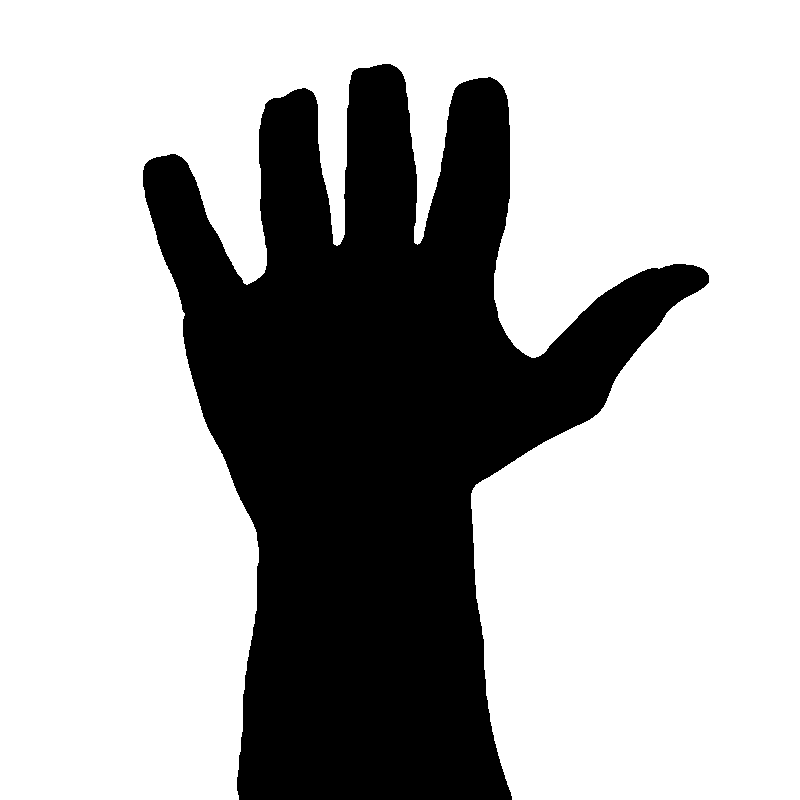
#> input picture data/procesadas/mano-abierta_mask.png, 800 x 800 px
$ jupyter execute extracionCaracteristicas.ipynb   (older library calls are emulated)
#> lines starting #> are read from the running program, lines starting #| are printed output that depends on the picture; after the words box and inside, x2 and y2 are one past the last pixel; in counts of white or black regions, pixels touching at a corner belong together
import cv2
import matplotlib.pyplot as plt
import numpy as np
import os
import pandas as pd
from skimage.feature import local_binary_pattern, graycomatrix, graycoprops

# Rutas y lista
os.makedirs('data/caracteristicas', exist_ok=True)
os.makedirs('data/caracteristicas/texturas', exist_ok=True)

imagenes = ['data/procesadas/mano-abierta_mask.png', 'data/procesadas/mano-cerrada_mask.png']
all_metrics = []

metrics_csv = 'data/caracteristicas/metrics.csv'

# helper para guardar una fila de métricas de forma segura (añade header si no existe)
def save_metrics_row(row_dict):
    df_row = pd.DataFrame([row_dict])
    write_header = not os.path.exists(metrics_csv)
    df_row.to_csv(metrics_csv, mode='a', header=write_header, index=False)

for imagen in imagenes:
    img_name = os.path.splitext(os.path.basename(imagen))[0]

    img = cv2.imread(imagen, cv2.IMREAD_GRAYSCALE)
    if img is None:
        print(f"No se pudo leer la imagen '{imagen}'")
        continue

    # LBP
    lbp = local_binary_pattern(img, P=8, R=1, method='uniform')

    # GLCM
    glcm = graycomatrix(img, distances=[1], angles=[0], symmetric=True, normed=True)

    contrast = graycoprops(glcm, 'contrast')[0, 0]
    homogeneity = graycoprops(glcm, 'homogeneity')[0, 0]
    energy = graycoprops(glcm, 'energy')[0, 0]
    correlation = graycoprops(glcm, 'correlation')[0, 0]

    metrics = {
        'Imagen': img_name,
        'Contraste': contrast,
        'Homogeneidad': homogeneity,
        'Energía': energy,
        'Correlación': correlation,
        'Ancho': img.shape[1],
        'Alto': img.shape[0]
    }

    all_metrics.append((img, metrics))

    # Guardar fila de texturas en CSV
    row = {
        'Imagen': img_name,
        'Metodo': 'GLCM',
        'Píxeles_Borde': np.nan,
        'Porcentaje_Borde': np.nan,
        'Intensidad_Media': np.nan,
        'Desviación_Estándar': np.nan,
        'Contraste': contrast,
        'Homogeneidad': homogeneity,
        'Energía': energy,
        'Correlación': correlation,
        'Ancho': img.shape[1],
        'Alto': img.shape[0]
    }
    save_metrics_row(row)

# Mostrar imágenes y métricas
for idx, (img, metrics) in enumerate(all_metrics):
    plt.figure(figsize=(10, 5))

    # Mostrar imagen
    plt.subplot(1, 2, 1)
    plt.imshow(img, cmap='gray', vmin=0, vmax=255)
    plt.title(f"Imagen {idx + 1}")
    plt.axis('off')

    # Mostrar métricas
    plt.subplot(1, 2, 2)
    plt.axis('off')
    metric_text = "\n".join([f"{key}: {value:.4f}" if isinstance(value, float) else f"{key}: {value}" for key, value in metrics.items()])
    plt.text(0.5, 0.5, metric_text, fontsize=12, ha='center', va='center')

    plt.tight_layout()

    # Guardar figura comparativa
    output_path = os.path.join('data/caracteristicas/texturas', f"{metrics['Imagen']}_texturas.png")
    plt.savefig(output_path, dpi=150, bbox_inches='tight')
    plt.show()

    print(f"\n✓ Procesamiento de texturas completado para {metrics['Imagen']}")
    print(f"  - Resultados guardados en: {output_path}")

[cell 1]
import cv2
import matplotlib.pyplot as plt
import numpy as np
import os
import pandas as pd
from skimage.feature import local_binary_pattern, graycomatrix, graycoprops

# Rutas y lista
os.makedirs('data/caracteristicas', exist_ok=True)
os.makedirs('data/caracteristicas/texturas', exist_ok=True)

imagenes = ['data/procesadas/mano-abierta_mask.png', 'data/procesadas/mano-cerrada_mask.png', 'data/procesadas/mano-pulgar_mask.png']
all_metrics = []

for imagen in imagenes:
    img_name = os.path.splitext(os.path.basename(imagen))[0]

    img = cv2.imread(imagen, cv2.IMREAD_GRAYSCALE)
#> img: shape (800, 800); 68.7% white; 1 black region, box (x1, y1, x2, y2) and area: (143, 64, 709, 800) 200576
    if img is None:
        print(f"No se pudo leer la imagen '{imagen}'")
        continue

    # LBP
    lbp = local_binary_pattern(img, P=8, R=1, method='uniform')
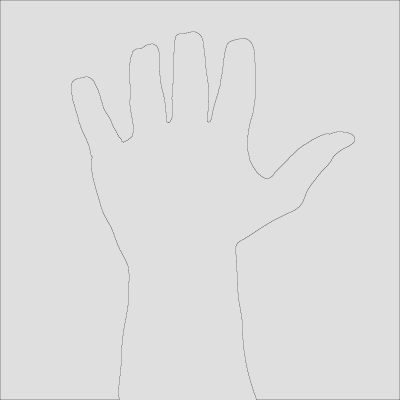
#> lbp: shape (800, 800) float64 (shown at 1/2 size); min 1, max 9, mean 7.97; drawn with min black and max white

    # GLCM
    glcm = graycomatrix(img, distances=[1], angles=[0], symmetric=True, normed=True)

    contrast = graycoprops(glcm, 'contrast')[0, 0]
#> contrast = 262.1
    homogeneity = graycoprops(glcm, 'homogeneity')[0, 0]
#> homogeneity = 0.996
    energy = graycoprops(glcm, 'energy')[0, 0]
#> energy = 0.752
    correlation = graycoprops(glcm, 'correlation')[0, 0]
#> correlation = 0.991

    metrics = {
        'Imagen': img_name,
        'Contraste': contrast,
        'Homogeneidad': homogeneity,
        'Energía': energy,
        'Correlación': correlation,
        'Ancho': img.shape[1],
        'Alto': img.shape[0]
    }
#> metrics = {'Imagen': 'mano-abierta_mask', 'Contraste': 262.1, 'Homogeneidad': 0.996, 'Energía': 0.752, 'Correlación': 0.991, 'Ancho': 800, 'Alto': 800}

    all_metrics.append((img, metrics))

# Mostrar imágenes y métricas
for idx, (img, metrics) in enumerate(all_metrics):
    plt.figure(figsize=(10, 5))

    # Mostrar imagen
    plt.subplot(1, 2, 1)
    plt.imshow(img, cmap='gray')
    plt.title(f"Imagen {idx + 1}")
    plt.axis('off')

    # Mostrar métricas
    plt.subplot(1, 2, 2)
    plt.axis('off')
    metric_text = "\n".join([f"{key}: {value:.4f}" if isinstance(value, float) else f"{key}: {value}" for key, value in metrics.items()])
    plt.text(0.5, 0.5, metric_text, fontsize=12, ha='center', va='center')

    plt.tight_layout()

    # Guardar figura comparativa
    output_path = os.path.join('data/caracteristicas/texturas', f"{metrics['Imagen']}_texturas.png")
    plt.savefig(output_path, dpi=150, bbox_inches='tight')
    plt.show()

    print(f"\n✓ Procesamiento de texturas completado para {metrics['Imagen']}")
    print(f"  - Resultados guardados en: {output_path}")
#> this loop made 3 passes
#| ✓ Procesamiento de texturas completado para mano-abierta_mask
#|   - Resultados guardados en: data/caracteristicas/texturas/mano-abierta_mask_texturas.png
#| ✓ Procesamiento de texturas completado para mano-cerrada_mask
#|   - Resultados guardados en: data/caracteristicas/texturas/mano-cerrada_mask_texturas.png
#| ✓ Procesamiento de texturas completado para mano-pulgar_mask
#|   - Resultados guardados en: data/caracteristicas/texturas/mano-pulgar_mask_texturas.png

## Detección de bordes
- Sobel
- Canny

[cell 2]
import cv2
import matplotlib.pyplot as plt
import numpy as np
import os

# Rutas y lista
os.makedirs('data/caracteristicas', exist_ok=True)
os.makedirs('data/caracteristicas/bordes', exist_ok=True)

imagenes = ['data/procesadas/mano-abierta_mask.png', 'data/procesadas/mano-cerrada_mask.png', 'data/procesadas/mano-pulgar_mask.png']

# Función para calcular métricas
def calcular_metricas(edges, name, img_gray):
    # Contar píxeles de borde
    edge_pixels = np.sum(edges > 0)
    total_pixels = edges.size
    edge_ratio = (edge_pixels / total_pixels) * 100  # Porcentaje

    # Intensidad media y desviación estándar
    edge_intensities = img_gray[edges > 0]
    mean_intensity = np.mean(edge_intensities) if len(edge_intensities) > 0 else 0
    std_intensity = np.std(edge_intensities) if len(edge_intensities) > 0 else 0

    return {
        'Método': name,
        'Píxeles_Borde': edge_pixels,
        'Porcentaje_Borde': edge_ratio,
        'Intensidad_Media': mean_intensity,
        'Desviación_Estándar': std_intensity
    }

for imagen in imagenes:
    img_name = os.path.splitext(os.path.basename(imagen))[0]

    img = cv2.imread(imagen)
#> img is the input picture: shape (800, 800, 3); 68.7% white; 1 black region, box (x1, y1, x2, y2) and area: (143, 64, 709, 800) 200576
    if img is None:
        print(f"No se pudo leer la imagen '{imagen}'")
        continue

    # Leer la imagen en escala de grises
    gray = cv2.imread(imagen, cv2.IMREAD_GRAYSCALE)

    # Crear carpeta específica para esta imagen
    output_dir = os.path.join('data/caracteristicas/bordes', img_name)
    os.makedirs(output_dir, exist_ok=True)

    # --- Canny ---
    edges_canny = cv2.Canny(gray, threshold1=50, threshold2=150)
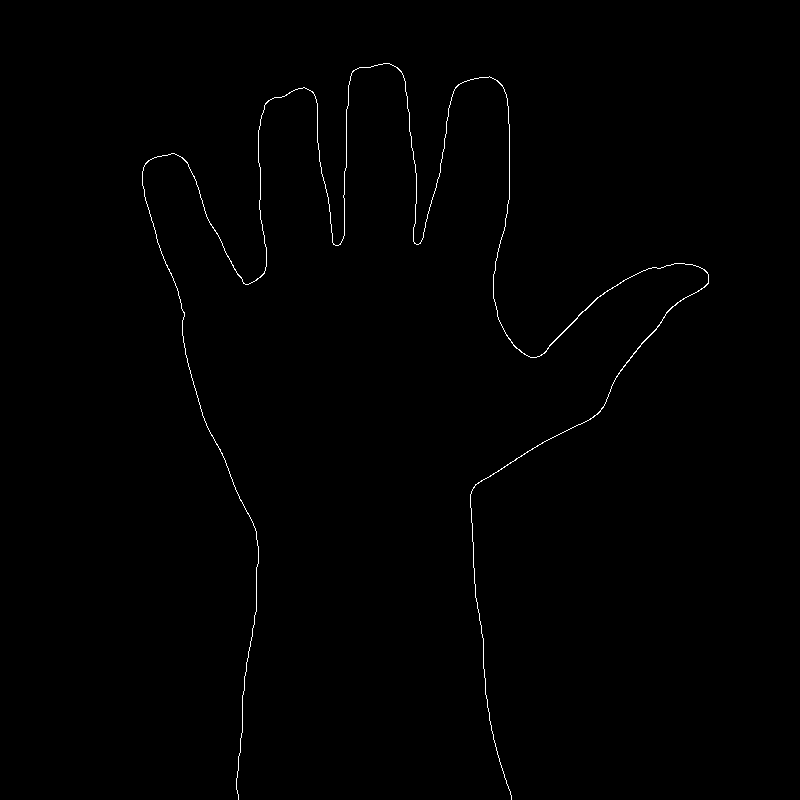
#> edges_canny: shape (800, 800); 0.48% white in thin lines or dots, all inside (x1, y1, x2, y2) = (142, 63, 709, 800)
    plt.figure()
    plt.imshow(edges_canny, cmap='gray', vmin=0, vmax=255)
    plt.title("Canny")
    plt.axis('off')
    output_path_canny = os.path.join(output_dir, "canny.png")
    plt.savefig(output_path_canny, dpi=150, bbox_inches='tight')
    plt.close()

    # --- Sobel ---
    sobelx = cv2.Sobel(gray, cv2.CV_64F, 1, 0, ksize=3)
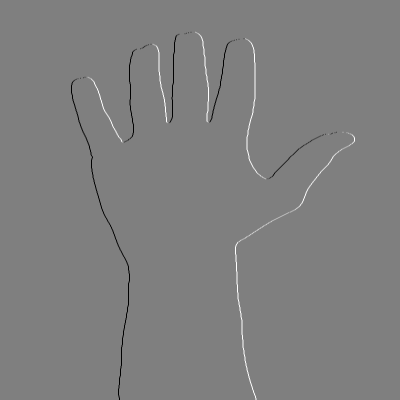
#> sobelx: shape (800, 800) float64 (shown at 1/2 size); min -1020, max 1020, mean 0; drawn with min black and max white
    sobely = cv2.Sobel(gray, cv2.CV_64F, 0, 1, ksize=3)
    sobel = cv2.magnitude(sobelx, sobely)
    sobel = cv2.convertScaleAbs(sobel)
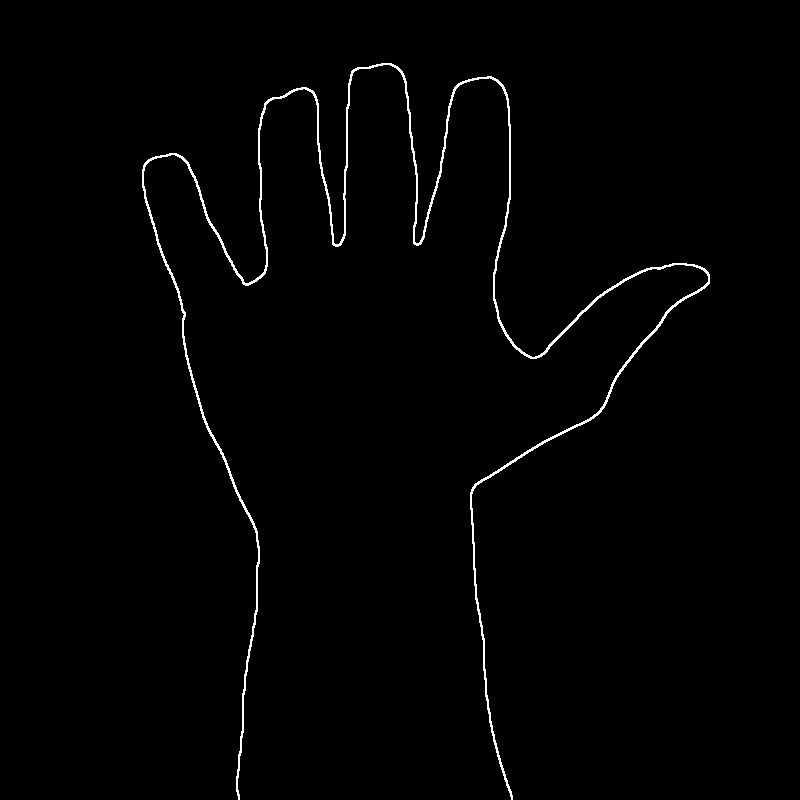
#> sobel: shape (800, 800); 1.1% white in thin lines or dots, all inside (x1, y1, x2, y2) = (142, 63, 710, 800)
    plt.figure()
    plt.imshow(sobel, cmap='gray', vmin=0, vmax=255)
    plt.title("Sobel")
    plt.axis('off')
    output_path_sobel = os.path.join(output_dir, "sobel.png")
    plt.savefig(output_path_sobel, dpi=150, bbox_inches='tight')
    plt.close()

    # --- Laplaciano ---
    laplacian = cv2.Laplacian(gray, cv2.CV_64F)
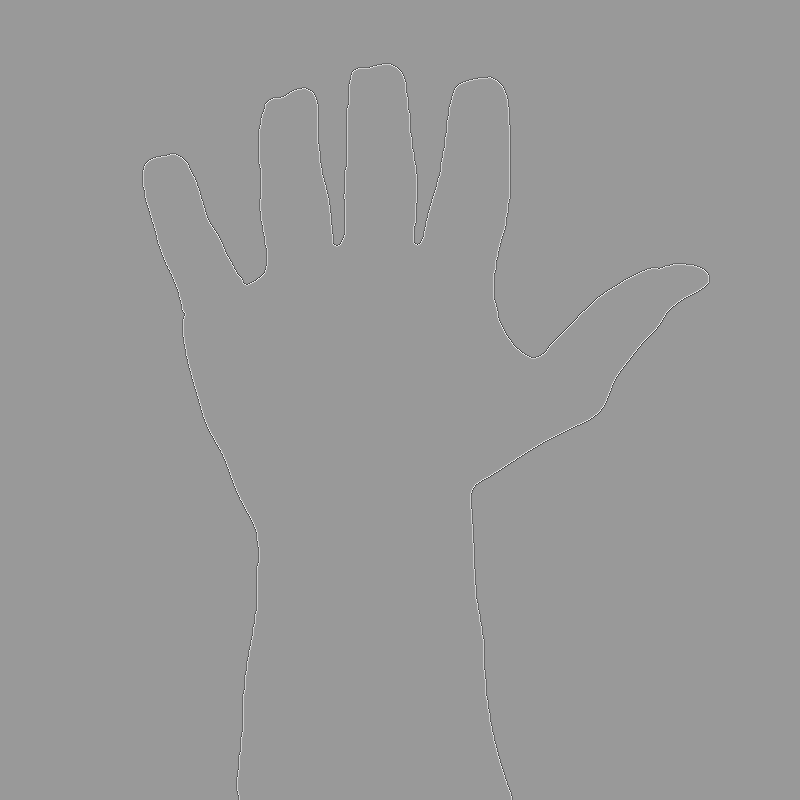
#> laplacian: shape (800, 800) float64; min -765, max 510, mean 0; drawn with min black and max white
    laplacian = cv2.convertScaleAbs(laplacian)
    plt.figure()
    plt.imshow(laplacian, cmap='gray', vmin=0, vmax=255)
    plt.title("Laplaciano")
    plt.axis('off')
    output_path_laplacian = os.path.join(output_dir, "laplacian.png")
    plt.savefig(output_path_laplacian, dpi=150, bbox_inches='tight')
    plt.close()

    # Calcular métricas para cada método
    metricas_canny = calcular_metricas(edges_canny, "Canny", gray)
#> (the rest of the program and of its run is left out)
